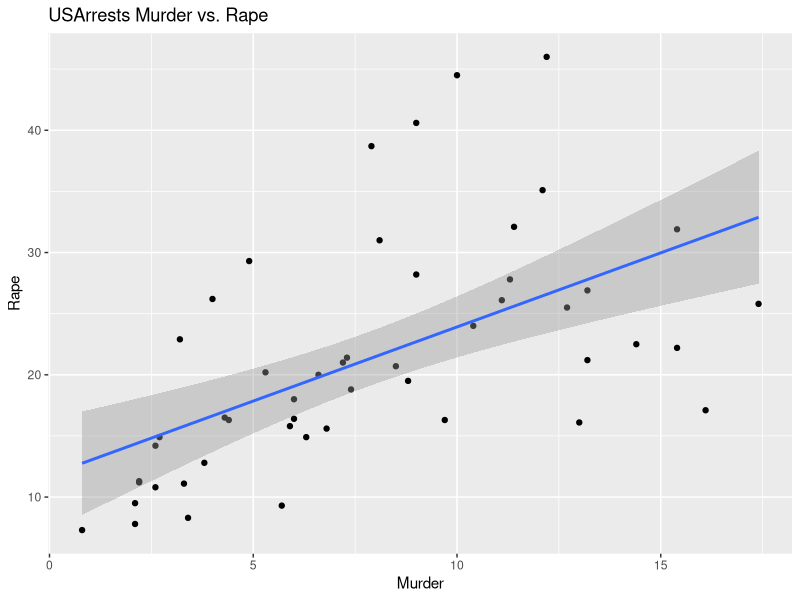
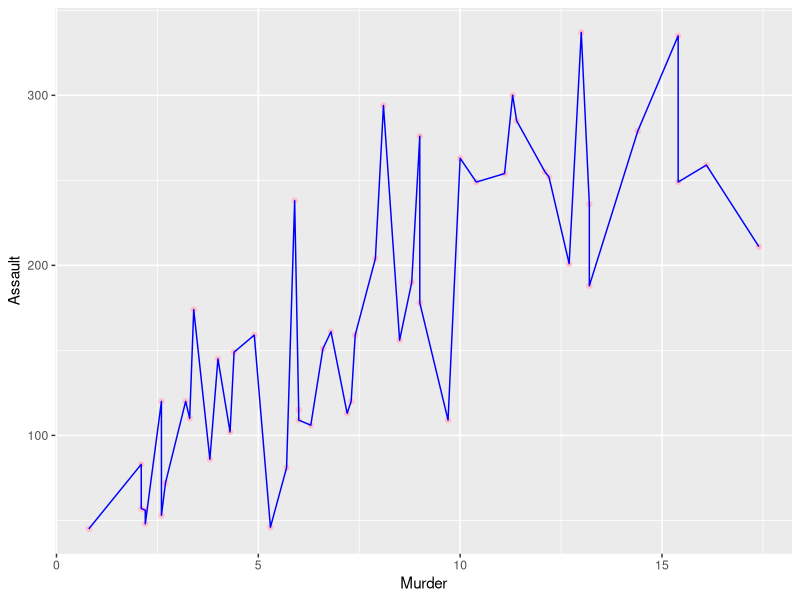
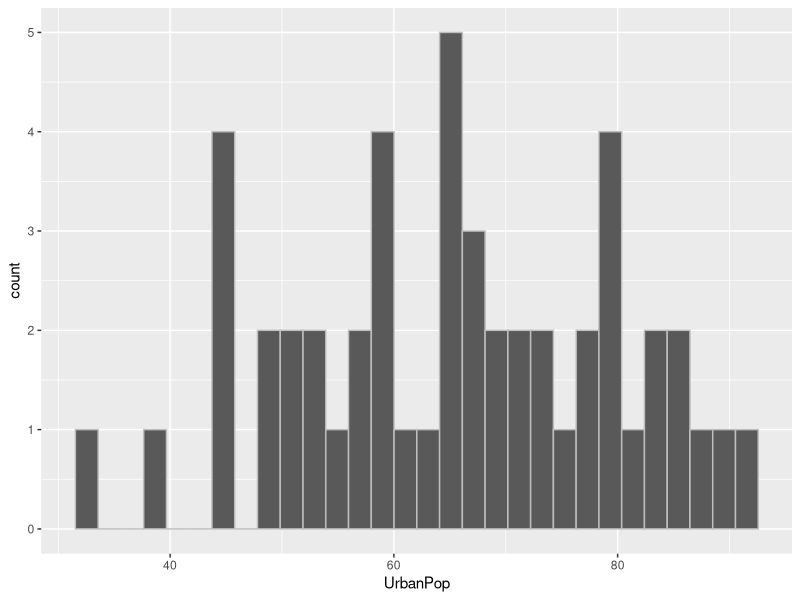
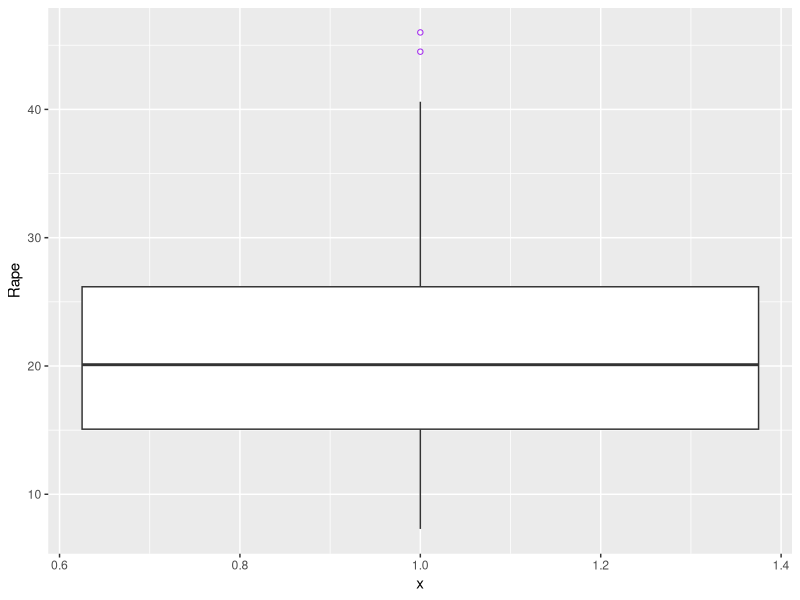
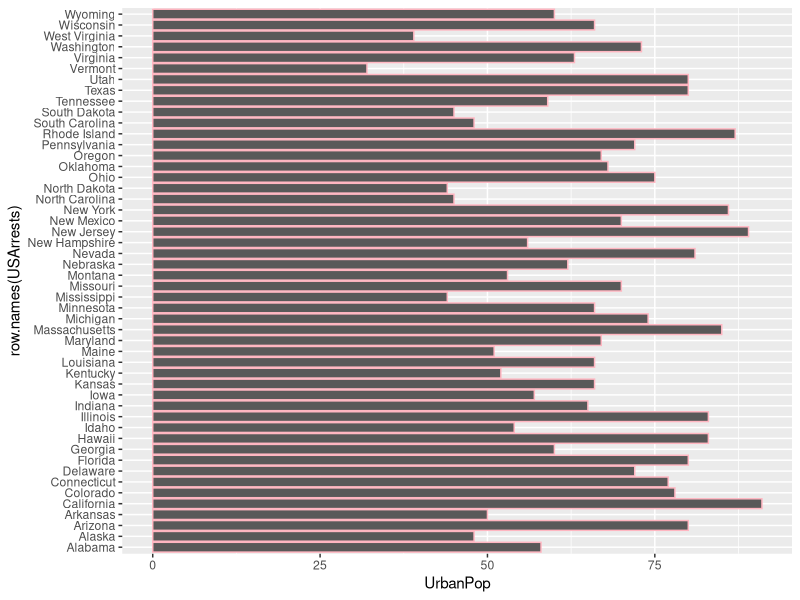

Write the R code that produced these figures, in order.
## ---- chunk 1
knitr::opts_chunk$set(echo = TRUE)
## ---- chunk 2
library(ggplot2)
## ---- chunk 3
str(USArrests)
summary(USArrests)
## ---- chunk 4
ggplot(USArrests, aes(x = Murder, y = Rape)) +
  geom_point() +
  ggtitle("USArrests Murder vs. Rape") +
  xlab("Murder") +
  ylab("Rape") +
  geom_smooth(method = "lm")
## ---- chunk 5
head(USArrests)
ggplot(USArrests, aes(x = Murder, y = Assault )) +
  geom_point(colour = "pink") +
  geom_line(colour = "blue")
## ---- chunk 6
ggplot(USArrests, aes(x = UrbanPop)) +
  geom_histogram(colour = "gray")
## ---- chunk 7
ggplot(USArrests, aes(x = 1, y = Rape)) +
  geom_boxplot(outlier.colour = "purple", outlier.shape = 1)
## ---- chunk 8
ggplot(USArrests, aes(x = row.names(USArrests), y = UrbanPop)) +
  geom_bar(stat = "identity", colour = "lightpink") + coord_flip()
